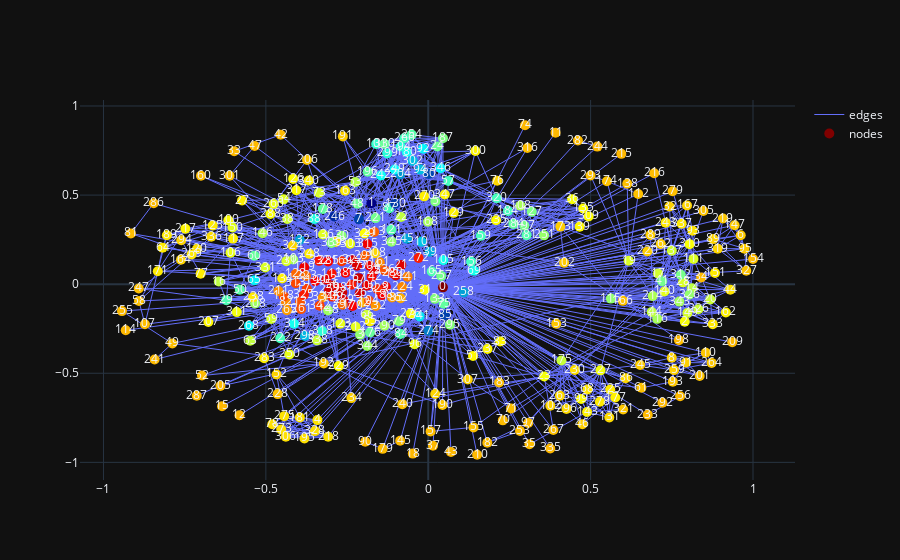
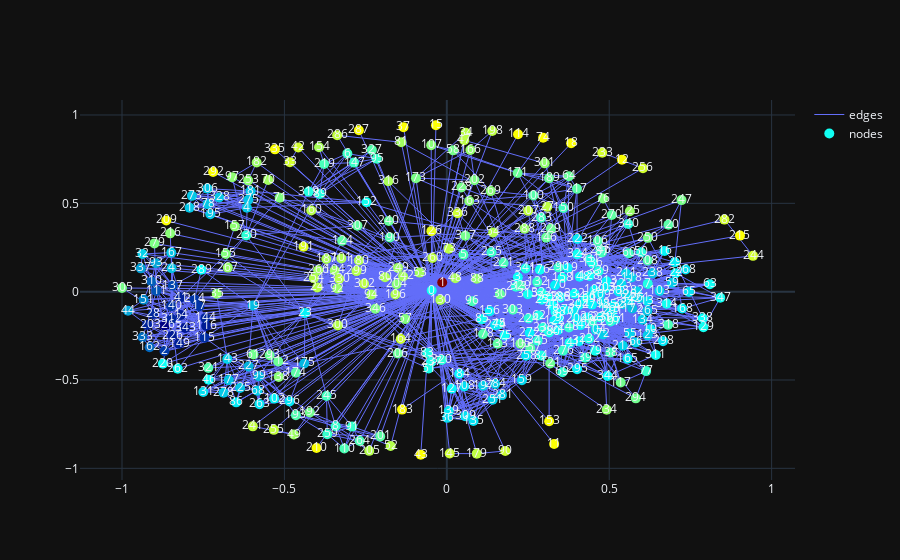

These figures' notebook cell, in order:
### Code cell
import networkx as nx
from rdd.Node import Node
from rdd.RDD import *
import rdd.measures
from rdd.measures import *
from rdd.visualize import visualize_rdd
from rdd.visualize import visualize_simrank

g1, g2 = nx.Graph(), nx.Graph()
g1.add_edges_from([
    (1, 2),
    (2, 3),
    (2, 4),
    (3, 4),
    (3, 6),
    (4, 5),
])
g2.add_edges_from([
    (1,2),
    (2,4),
    (2,3),
    (3,5),
    (4,5),
    (5,6)
])

real_network2 = nx.read_adjlist("data/facebook_combined.txt", nodetype=int)
real_paths1 = nx.single_source_shortest_path(real_network2, 1, 2)
node_list1 = populate_node_list(real_paths1)
list_of_nodes = []
for node in node_list1:
    list_of_nodes.append(node.name)
subgraph = nodes_to_graph(real_network2, list_of_nodes)
# subgraph.nodes
visualize_rdd(subgraph, 1, 4)
visualize_simrank(subgraph, 1)
# print("hi", subgraph)
# real_paths2 = nx.single_source_shortest_path(subgraph, 1, 4)

### Figure 1 — Plotly figure (JSON) as saved in the notebook; plotly's stock layout.template omitted (floating-point values rounded to 4 significant figures; data arrays with more than 128 entries replaced by an {"elided": "..."} marker saying what was removed)
{"data": [{"line": {"width": 1}, "marker": {"color": {"elided": "348 float values"}, "colorscale": [[0, "rgb(0,0,131)"], [0.2, "rgb(0,60,170)"], [0.4, "rgb(5,255,255)"], [0.6, "rgb(255,255,0)"], [0.8, "rgb(250,0,0)"], [1, "rgb(128,0,0)"]], "size": 10}, "mode": "lines", "name": "edges", "type": "scatter", "x": {"elided": "8598 float values"}, "y": {"elided": "8598 float values"}}, {"customdata": {"elided": "348x2 float values"}, "hovertemplate": "Node: %{text} <br> RDD: %{customdata[0]} <br> Degree: %{customdata[1]} <extra></extra>", "marker": {"color": {"elided": "348 float values"}, "colorscale": [[0, "rgb(0,0,131)"], [0.2, "rgb(0,60,170)"], [0.4, "rgb(5,255,255)"], [0.6, "rgb(255,255,0)"], [0.8, "rgb(250,0,0)"], [1, "rgb(128,0,0)"]], "size": 10}, "mode": "markers+text", "name": "nodes", "text": {"elided": "348 int values"}, "type": "scatter", "x": {"elided": "348 float values"}, "y": {"elided": "348 float values"}}], "layout": {"dragmode": "pan"}}

### Figure 2 — Plotly figure (JSON) as saved in the notebook; plotly's stock layout.template omitted (floating-point values rounded to 4 significant figures; data arrays with more than 128 entries replaced by an {"elided": "..."} marker saying what was removed)
{"data": [{"line": {"width": 1}, "marker": {"color": {"elided": "348 float values"}, "colorscale": [[0, "rgb(0,0,131)"], [0.2, "rgb(0,60,170)"], [0.4, "rgb(5,255,255)"], [0.6, "rgb(255,255,0)"], [0.8, "rgb(250,0,0)"], [1, "rgb(128,0,0)"]], "size": 10}, "mode": "lines", "name": "edges", "type": "scatter", "x": {"elided": "8598 float values"}, "y": {"elided": "8598 float values"}}, {"customdata": {"elided": "348x2 float values"}, "hovertemplate": "Node: %{text} <br> SimRank: %{customdata[0]} <br> Degree: %{customdata[1]} <extra></extra>", "marker": {"color": {"elided": "348 float values"}, "colorscale": [[0, "rgb(0,0,131)"], [0.2, "rgb(0,60,170)"], [0.4, "rgb(5,255,255)"], [0.6, "rgb(255,255,0)"], [0.8, "rgb(250,0,0)"], [1, "rgb(128,0,0)"]], "size": 10}, "mode": "markers+text", "name": "nodes", "text": {"elided": "348 int values"}, "type": "scatter", "x": {"elided": "348 float values"}, "y": {"elided": "348 float values"}}], "layout": {"dragmode": "pan"}}
